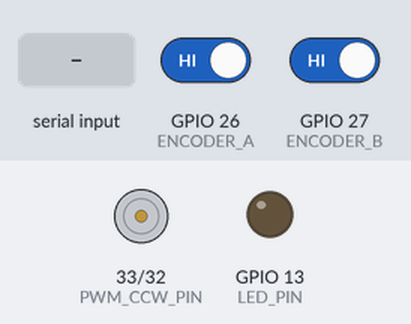
Simulated run of this sketch. Board: ESP32. Shown: motor-driver pin pairs drawn as motors (green arrow = first pin HIGH = forward, orange = second pin HIGH = backward, longer = more drive), output pins drawn as LEDs (lit = HIGH). Inputs (shaded band) come from the test bench; at power-on: GPIO 26 (ENCODER_A) HIGH, GPIO 27 (ENCODER_B) HIGH. What the sketch prints to the serial monitor is not drawn.

Above: at 1.2 s.
1.3 s: "1" received over Serial
At 1.7 s:
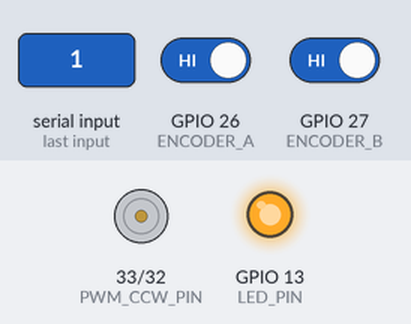
At 4.8 s:
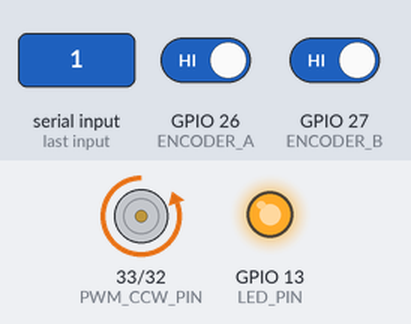
Timing chart, 0 to 7.8 s (numbered marks = the images above; inputs shaded):
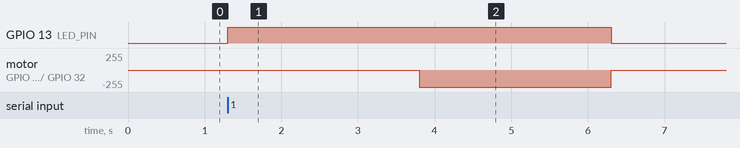

The sketch:

send_velocity_step.ino
```cpp
/*

Send a PWM step to the motor and get the current angular position and velocity of the motor (DC6V210RPM - Reducer 20:1).
The data is send/received through serial port.

This script uses the 3.X version of the Arduino ESP32 core.

Author: Juan M. Gandarias
web: www.jmgandarias.com
email: jmgandarias@uma.es

*/

#define ENCODER_A 26 // pin connected to encoder channel A
#define ENCODER_B 27 // pin connected to encoder channel B

#define PWM_CW_PIN 32  // PWM pin for clockwise drive
#define PWM_CCW_PIN 33 // PWM pin for counter-clockwise drive

#define LED_PIN 13 // activity indicator LED

// timer variables
hw_timer_t *timer = NULL;              // hardware timer handle
int timer_frequency = 1e6;             // timer frequency in Hz (1 MHz -> 1 tick = 1 us)
volatile bool timer_activated = false; // flag set by timer ISR each period

// PWM configuration
const int frequency = 10000;               // PWM frequency in Hz
const int resolution = 11;                 // PWM resolution in bits
const int pwm_max = (1 << resolution) - 1; // maximum duty (2048 for 11-bit)

// Encoder counter
volatile int counter = 0;    // running encoder pulse count (signed)
volatile int last_count = 0; // previous sample's count for delta calculation

// Store the last time
volatile uint32_t last_time = 0; // last sample time in ms (as returned by timerReadMillis)

// Convert to radians
const float pulses_per_revolution = 880.0;                      // encoder pulses per motor revolution
const float radians_per_pulse = 2 * PI / pulses_per_revolution; // conversion factor pulses -> radians

// Experiment control
int experiment_time = 5e3;     // duration of experiment in milliseconds (5000 ms)
bool start_experiment = false; // true when experiment is running
uint32_t t_ini = 0;

// Encoder ISRs --------------------------------------------------------------
// Simple quadrature decode: compare A and B to increment/decrement counter.
// Keep ISRs minimal to avoid delays inside interrupt context.
void IRAM_ATTR ISRENCODER_A()
{
    if (digitalRead(ENCODER_A) == digitalRead(ENCODER_B))
    {
        counter++; // same level -> forward step
    }
    else
    {
        counter--; // different -> backward step
    }
}

void IRAM_ATTR ISRENCODER_B()
{
    if (digitalRead(ENCODER_A) == digitalRead(ENCODER_B))
    {
        counter--; // opposite direction relative to channel B change
    }
    else
    {
        counter++;
    }
}

// Timer ISR: set a flag that main loop polls to run 1ms tasks
void IRAM_ATTR timerInterrupt()
{
    timer_activated = true;
}

void setup()
{
    Serial.begin(500000); // high baud for fast data logging

    pinMode(LED_PIN, OUTPUT);
    digitalWrite(LED_PIN, LOW);

    // Configure PWM using ledcAttach (3.X core version)
    ledcAttach(PWM_CW_PIN, frequency, resolution);
    ledcAttach(PWM_CCW_PIN, frequency, resolution);

    // Configure encoder inputs with internal pullups
    pinMode(ENCODER_A, INPUT_PULLUP);
    pinMode(ENCODER_B, INPUT_PULLUP);

    // Attach encoder ISRs: CHANGE to catch both edges
    attachInterrupt(digitalPinToInterrupt(ENCODER_A), ISRENCODER_A, CHANGE);
    attachInterrupt(digitalPinToInterrupt(ENCODER_B), ISRENCODER_B, CHANGE);

    // Timer setup
    // Initializes the timer and sets up a 1ms alarm. Timer is stopped initially.
    timer = timerBegin(timer_frequency);          // Initializes the timer at timer_frequency
    timerAttachInterrupt(timer, &timerInterrupt); // Set the ISR associated to the timer
    // Establish the alarm every 1ms
    timerAlarm(timer, 1e3, true, 0);
    timerStop(timer); // The timer will start when the serial command is received

    Serial.println("READY"); // <-- announce we are alive and ready
}

void loop()
{
    // Wait for serial command to start the experiment
    if (!start_experiment)
    {
        if (Serial.available() > 0)
        {
            // read the incoming byte:
            int incoming_byte = Serial.read();
            if (incoming_byte == '1')
            { // start on character '1'
                start_experiment = true;
                t_ini = millis();
                Serial.println("STARTED"); // <-- confirm reception
                digitalWrite(LED_PIN, HIGH);
                timerStart(timer);
            }
        }
    }

    // Timer-driven sampling: run when ISR sets timer_activated
    if (timer_activated)
    {
        // Compute increments since last sample
        long delta_pos_ppr = counter - last_count;

        // Get current experiment time in ms from timer helper
        uint32_t current_time = millis()-t_ini;

        // elapsed time in seconds since last sample (used for velocity)
        float elapsed_time = (current_time - last_time) / 1000.0; // convert ms to seconds

        // convert pulse delta to radians
        float delta_pos = delta_pos_ppr * radians_per_pulse;

        // Calculate position in radians (total)
        float pos = counter * radians_per_pulse;

        // Calculate velocity (rad/s). Guard against division by zero on first sample.
        float vel = 0.0f;
        if (elapsed_time > 0.0f)
        {
            vel = delta_pos / elapsed_time;
        }

        // Experiment phases:
        // - first half: motor stopped (pwm=0) -> log position/velocity
        // - second half: apply step (max pwm) -> log
        // - after experiment_time: stop and reset
        if (current_time <= experiment_time / 2)
        {
            int pwm = 0;
            ledcWrite(PWM_CW_PIN, 0); // stop drive
            ledcWrite(PWM_CCW_PIN, 0);
            Serial.printf("%d;%.4f;%.4f;%d\n", pwm, pos, vel, current_time); // PWM;pos;vel;time
        }
        else if (current_time <= experiment_time)
        {
            int pwm = pwm_max;                    // indicator value printed (not duty)
            ledcWrite(PWM_CW_PIN, pwm_max); // apply max duty clockwise
            ledcWrite(PWM_CCW_PIN, 0);
            Serial.printf("%d;%.4f;%.4f;%d\n", pwm, pos, vel, current_time); // print pos, vel, time
        }
        else
        {
            // End of experiment: stop motor, stop timer and reset state
            ledcWrite(PWM_CW_PIN, 0);
            ledcWrite(PWM_CCW_PIN, 0);
            Serial.println("END");
            timerStop(timer);
            digitalWrite(LED_PIN, LOW);
            start_experiment = false;
            last_count = 0;
            last_time = 0;
            counter = 0;
        }

        // clear flag and store last-sample values
        timer_activated = false;

        // Update last values for next iteration
        last_count = counter;
        last_time = current_time;
    }
}
```

Measured:
- after the input at 1.3 s, GPIO 13 (LED_PIN): LOW → HIGH at once, → LOW 5.0 s later; motor on GPIO 33 (PWM_CCW_PIN) / GPIO 32 (PWM_CW_PIN): stopped → backward 255/255 after 2.5 s, → stopped 2.5 s later
